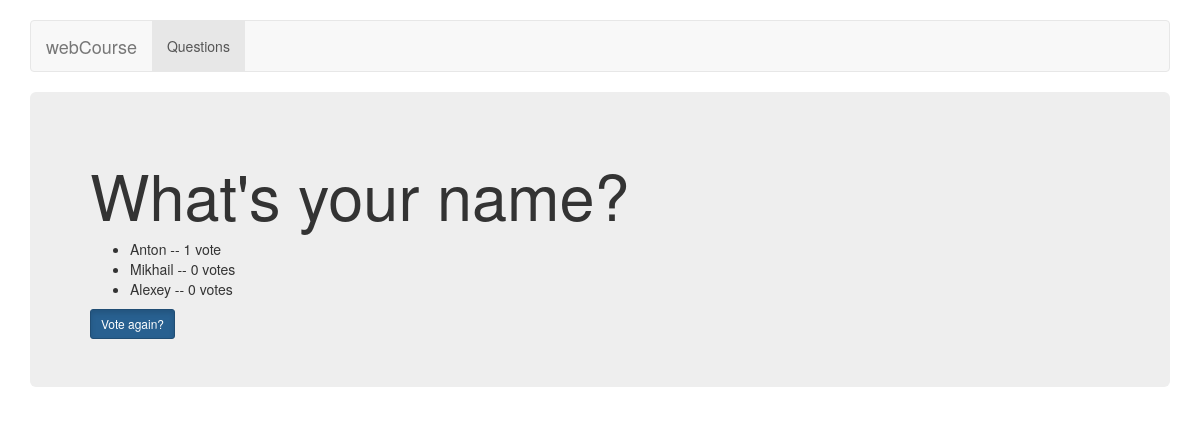
The page /polls/2/results/ on the database as committed earlier.
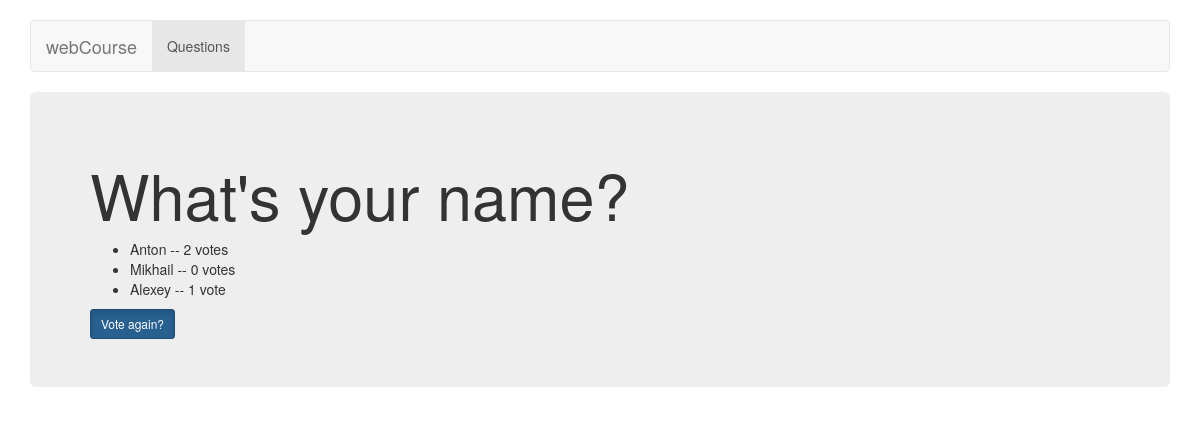
The same page on the database as committed later.
### polls/models.py (models this page shows, shortened)
class Choice(models.Model):
    question = models.ForeignKey(Question, on_delete=models.CASCADE)
    choice_text = models.CharField(max_length=200)
    votes = models.IntegerField(default=0)

### polls/views.py (the view)
# urls.py: url(r'^(?P<pk>[0-9]+)/results/$', views.ResultsView.as_view(), name='results'),
class ResultsView(generic.DetailView):
    model = Question
    template_name = 'polls/results.html'

### polls/templates/polls/results.html (shortened to what this page needs)
<!DOCTYPE html>
<html lang="en">
<head>
    {% load staticfiles %}
    <link href="{% static "bootstrap/css/bootstrap.min.css" %}" rel="stylesheet">
    <link href="{% static "bootstrap/css/navbar.css" %}" rel="stylesheet">
</head>
<body>
<div class="container">
    <nav class="navbar navbar-default">
        <div class="container-fluid">
            <div class="navbar-header">
                <div class="navbar-brand">webCourse</div>
            </div>
            <div id="navbar" class="navbar-collapse collapse">
                <ul class="nav navbar-nav">
                    <li class="active"><a href="{% url 'polls:index' %}">Questions</a></li>
                </ul>
            </div>
        </div>
    </nav>
    <div class="jumbotron">
        <h1>{{ question.question_text }}</h1>
        <ul>
            {% for choice in question.choice_set.all %}
                <li>{{ choice.choice_text }} -- {{ choice.votes }} vote{{ choice.votes|pluralize }}</li>
            {% endfor %}
        </ul>
        <a href="{% url 'polls:detail' question.id %}" class="btn btn-primary btn-sm active">Vote again?</a>
    </div>
</div>
</body>
</html>

Rows that differ between the two databases and show on the page:
changed Choice "Anton": votes "1" → "2"
changed Choice "Alexey": votes "0" → "1"
